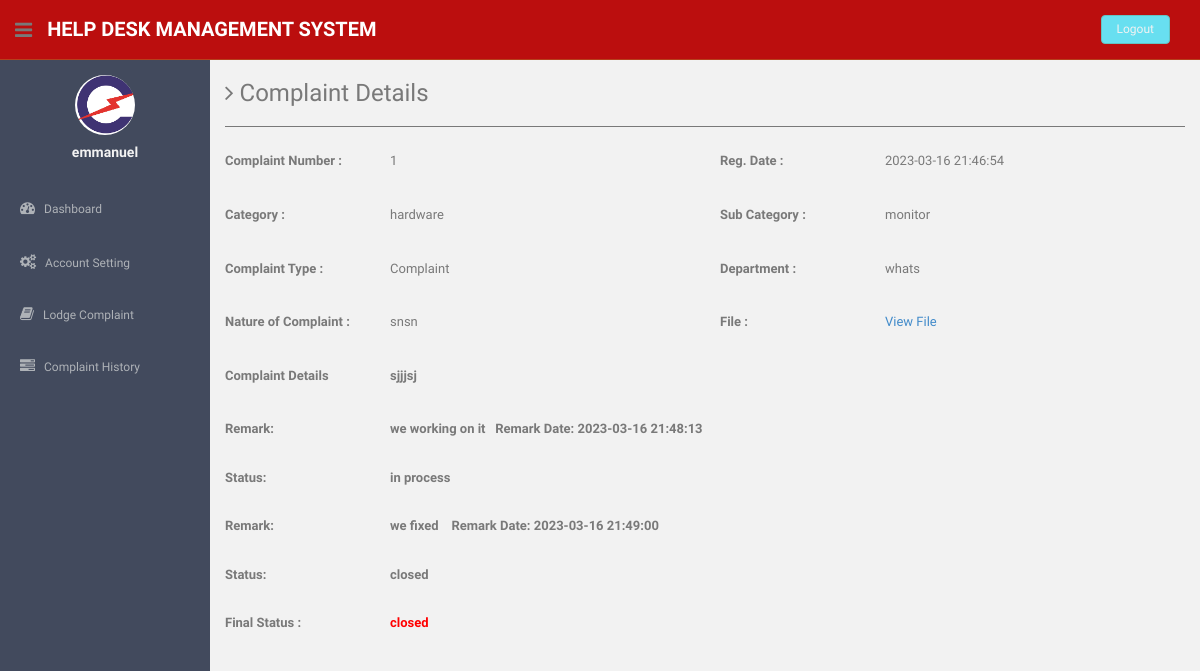
The page /users/complaint-details.php?cid=1 (signed in) on the database its author committed.
### tables this page shows
CREATE TABLE `users` (
  `id` int(11) NOT NULL,
  `fullName` varchar(255) DEFAULT NULL,
  `userEmail` varchar(255) DEFAULT NULL,
  `password` varchar(255) DEFAULT NULL,
  `contactNo` bigint(11) DEFAULT NULL,
  `address` tinytext DEFAULT NULL,
  `State` varchar(255) DEFAULT NULL,
  `country` varchar(255) DEFAULT NULL,
  `pincode` int(6) DEFAULT NULL,
  `userImage` varchar(255) DEFAULT NULL,
  `regDate` timestamp NOT NULL DEFAULT current_timestamp(),
  `updationDate` timestamp NOT NULL DEFAULT '0000-00-00 00:00:00' ON UPDATE current_timestamp(),
  `status` int(1) NOT NULL
);

CREATE TABLE `tblcomplaints` (
  `complaintNumber` int(11) NOT NULL,
  `userId` int(11) NOT NULL,
  `category` int(11) NOT NULL,
  `subcategory` varchar(255) NOT NULL,
  `complaintType` varchar(255) NOT NULL,
  `state` varchar(255) NOT NULL,
  `noc` varchar(255) NOT NULL,
  `complaintDetails` mediumtext NOT NULL,
  `complaintFile` varchar(255) DEFAULT NULL,
  `regDate` timestamp NOT NULL DEFAULT current_timestamp(),
  `status` varchar(50) DEFAULT NULL,
  `lastUpdationDate` timestamp NOT NULL DEFAULT '0000-00-00 00:00:00' ON UPDATE current_timestamp()
);

CREATE TABLE `category` (
  `id` int(11) NOT NULL,
  `categoryName` varchar(255) NOT NULL,
  `categoryDescription` longtext NOT NULL,
  `creationDate` timestamp NOT NULL DEFAULT current_timestamp(),
  `updationDate` varchar(255) NOT NULL
);

CREATE TABLE `complaintremark` (
  `id` int(11) NOT NULL,
  `complaintNumber` int(11) NOT NULL,
  `status` varchar(255) NOT NULL,
  `remark` mediumtext NOT NULL,
  `remarkDate` timestamp NOT NULL DEFAULT current_timestamp()
);

### users/complaint-details.php (the view, shortened to what this page needs)
<?php session_start();
include('includes/config.php');
if(strlen($_SESSION['login'])==0)
  {
header('location:index.php');
}
else{ ?>
<!DOCTYPE html>
<html lang="en">
  <head>
    <link href="assets/css/bootstrap.css" rel="stylesheet">
    <link href="assets/font-awesome/css/font-awesome.css" rel="stylesheet" />
    <link href="assets/css/style.css" rel="stylesheet">
    <link href="assets/css/style-responsive.css" rel="stylesheet">
  </head>
  <body>
  <section id="container" >
<?php include('includes/header.php');?>
<?php include('includes/sidebar.php');?>
      <section id="main-content">
          <section class="wrapper site-min-height">
          	<h3><i class="fa fa-angle-right"></i> Complaint Details</h3>
            <hr />
 <?php $query=mysqli_query($bd, "select tblcomplaints.*,category.categoryName as catname from tblcomplaints join category on category.id=tblcomplaints.category where userId='".$_SESSION['id']."' and complaintNumber='".$_GET['cid']."'");
while($row=mysqli_fetch_array($query))
{?>
          	<div class="row mt">
            <label class="col-sm-2 col-sm-2 control-label"><b>Complaint Number : </b></label>
          		<div class="col-sm-4">
          		<p><?php echo htmlentities($row['complaintNumber']);?></p>
          		</div>
<label class="col-sm-2 col-sm-2 control-label"><b>Reg. Date :</b></label>
              <div class="col-sm-4">
              <p><?php echo htmlentities($row['regDate']);?></p>
              </div>
          	</div>
<div class="row mt">
            <label class="col-sm-2 col-sm-2 control-label"><b>Category :</b></label>
              <div class="col-sm-4">
              <p><?php echo htmlentities($row['catname']);?></p>
              </div>
<label class="col-sm-2 col-sm-2 control-label"><b>Sub Category :</b> </label>
              <div class="col-sm-4">
              <p><?php echo htmlentities($row['subcategory']);?></p>
              </div>
            </div>
  <div class="row mt">
            <label class="col-sm-2 col-sm-2 control-label"><b>Complaint Type :</b></label>
              <div class="col-sm-4">
              <p><?php echo htmlentities($row['complaintType']);?></p>
              </div>
<label class="col-sm-2 col-sm-2 control-label"><b>Department :</b></label>
              <div class="col-sm-4">
              <p><?php echo htmlentities($row['state']);?></p>
              </div>
            </div>
  <div class="row mt">
            <label class="col-sm-2 col-sm-2 control-label"><b>Nature of Complaint :</b></label>
              <div class="col-sm-4">
              <p><?php echo htmlentities($row['noc']);?></p>
              </div>
<label class="col-sm-2 col-sm-2 control-label"><b>File :</b></label>
              <div class="col-sm-4">
              <p><?php $cfile=$row['complaintFile'];
if($cfile=="" || $cfile=="NULL")
{
  echo htmlentities("File NA");
}
else{ ?>
<a href="complaintdocs/<?php echo htmlentities($row['complaintFile']);?>"> View File</a>
<?php } ?>
              </p>
              </div>
            </div>
 <div class="row mt">
            <label class="col-sm-2 col-sm-2 control-label"><b>Complaint Details </label>
              <div class="col-sm-10">
              <p><?php echo htmlentities($row['complaintDetails']);?></p>
              </div>
            </div>
<?php $ret=mysqli_query($bd, "select complaintremark.remark as remark,complaintremark.status as sstatus,complaintremark.remarkDate as rdate from complaintremark join tblcomplaints on tblcomplaints.complaintNumber=complaintremark.complaintNumber where complaintremark.complaintNumber='".$_GET['cid']."'");
while($rw=mysqli_fetch_array($ret))
{
?>
 <div class="row mt">
<label class="col-sm-2 col-sm-2 control-label"><b>Remark:</b></label>
              <div class="col-sm-10">
   <?php echo  htmlentities($rw['remark']); ?>&nbsp;&nbsp; <b>Remark Date: <?php echo  htmlentities($rw['rdate']); ?></b>
              </div>
            </div>
 <div class="row mt">
<label class="col-sm-2 col-sm-2 control-label"><b>Status:</b></label>
              <div class="col-sm-10">
 <?php echo  htmlentities($rw['sstatus']); ?>
              </div>
            </div>
<?php } ?>
 <div class="row mt">
<label class="col-sm-2 col-sm-2 control-label"><b>Final Status :</b></label>
              <div class="col-sm-4">
              <p style="color:red"><?php
if($row['status']=="NULL" || $row['status']=="" )
{
echo "Not Process yet";
} else{
              echo htmlentities($row['status']);
}
              ?></p>
              </div>
            </div>
<?php } ?>
		</section><! --/wrapper -->
      </section>
  </section>
  </body>
</html>
<?php } ?>

### users/includes/header.php
<header class="header black-bg">
             <div class="sidebar-toggle-box">
                 <div class="fa fa-bars tooltips" data-placement="right" data-original-title="Toggle Navigation"></div>
             </div>
           <a href="index.html" class="logo"><b>Help Desk Management System</b></a>
           <div class="top-menu">
           	<ul class="nav pull-right top-menu">
                   <li><a class="logout" href="logout.php">Logout</a></li>
           	</ul>
           </div>
       </header>

### users/includes/sidebar.php (shortened to what this page needs)
<aside>
          <div id="sidebar"  class="nav-collapse ">
              <ul class="sidebar-menu" id="nav-accordion">
              	  <p class="centered"><a href="profile.html"><img src="assets/img/Untitled.png" class="img-circle" width="60"></a></p>
                   <?php $query=mysqli_query($bd, "select fullName from users where userEmail='".$_SESSION['login']."'");
 while($row=mysqli_fetch_array($query))
 {
 ?>
              	  <h5 class="centered"><?php echo htmlentities($row['fullName']);?></h5>
                  <?php } ?>
                  <li class="mt">
                      <a href="dashboard.php">
                          <i class="fa fa-dashboard"></i>
                          <span>Dashboard</span>
                      </a>
                  </li>
                  <li class="sub-menu">
                      <a href="javascript:;" >
                          <i class="fa fa-cogs"></i>
                          <span>Account Setting</span>
                      </a>
                  </li>
                  <li class="sub-menu">
                      <a href="register-complaint.php" >
                          <i class="fa fa-book"></i>
                          <span>Lodge Complaint</span>
                      </a>
                    </li>
                  <li class="sub-menu">
                      <a href="complaint-history.php" >
                          <i class="fa fa-tasks"></i>
                          <span>Complaint History</span>
                      </a>
                  </li>
              </ul>
          </div>
      </aside>

### users/assets/css/style.css (style rules this page uses)
body { color: #797979; background: #f2f2f2; font-family: 'Ruda', sans-serif; padding: 0px !important; margin: 0px !important; font-size:13px; }
ul li { list-style: none; }
a, a:hover, a:focus { text-decoration: none; outline: none; }
#container { width: 100%; height: 100%; }
hr { margin-top: 20px; margin-bottom: 20px; border: 0; border-top: 1px solid #797979; }
.centered { text-align: center; }
.mt { margin-top: 25px; }
ul.top-menu > li > .logout { color: #f2f2f2; font-size: 12px; border-radius: 4px; -webkit-border-radius: 4px; border: 1px solid #64c3c2 !important; padding: 5px 15px; margin-right: 15px; background: #68dff0; margin-top: 15px; }
#sidebar { width: 210px; height: 100%; position: fixed; background: #424a5d; }
#sidebar h5 { color: #f2f2f2; font-weight: 700; }
#sidebar ul li { position: relative; }
ul.sidebar-menu , ul.sidebar-menu li ul.sub { margin: -2px 0 0; padding: 0; }
ul.sidebar-menu { margin-top: 75px; }
ul.sidebar-menu li { margin-bottom: 5px; margin-left:10px; margin-right:10px; }
ul.sidebar-menu li.sub-menu { line-height: 15px; }
ul.sidebar-menu li a span { display: inline-block; }
ul.sidebar-menu li a { color: #aeb2b7; text-decoration: none; display: block; padding: 15px 0 15px 10px; font-size: 12px; outline: none; -webkit-transition: all 0.3s ease; -moz-transition: all 0.3s ease; -o-transition: all 0.3s ease; -ms-transition: all 0.3s ease; transition: all 0.3s ease; }
ul.sidebar-menu li a i { font-size: 15px; padding-right: 6px; }
#main-content { margin-left: 210px; }
.header, .footer { min-height: 60px; padding: 0 15px; }
.header { position: fixed; left: 0; right: 0; z-index: 1002; }
.black-bg { background: #bb0e0e; border-bottom: 1px solid #b6401c; }
.wrapper { display: inline-block; margin-top: 60px; padding-left: 15px; padding-right: 15px; padding-bottom: 15px; padding-top: 0px; width: 100%; }
a.logo { font-size: 20px; color: #ffffff; float: left; margin-top: 15px; text-transform: uppercase; }
a.logo b { font-weight: 900; }
#top_menu .nav > li, ul.top-menu > li { float: left; }
ul.top-menu > li > a { color: #666666; font-size: 16px; border-radius: 4px; -webkit-border-radius: 4px; border:1px solid #666666 !important; padding: 2px 6px; margin-right: 15px; }
.sidebar-toggle-box { float: left; padding-right: 15px; margin-top: 20px; }
.sidebar-toggle-box .fa-bars { cursor: pointer; display: inline-block; font-size: 20px; }
label { font-weight: 400; }
.site-min-height { min-height: 900px; }

### rows shown on the page
users: fullName "emmanuel"
tblcomplaints: complaintNumber "1", regDate "2023-03-16 21:46:54", category.categoryName "hardware", subcategory "monitor", complaintType "Complaint", state "whats", noc "snsn", complaintDetails "sjjjsj", status "closed"
complaintremark: remark "we working on it", remarkDate "2023-03-16 21:48:13", status "in process"
complaintremark: remark "we fixed", remarkDate "2023-03-16 21:49:00", status "closed"
